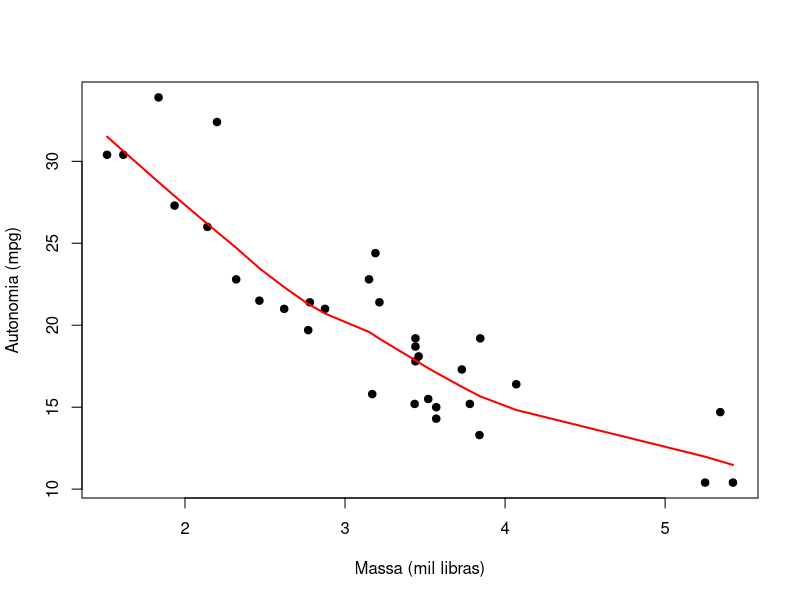

The R script that drew this image:
# Métricas de classificação e curva ROC ----

# Ajuste e resultados ----
set.seed(2026)
i <- sample.int(nrow(mtcars), 22)
ajuste <- glm(am ~ wt + hp, data = mtcars[i, ],
              family = binomial())
prob <- predict(ajuste, newdata = mtcars[-i, ], type = "response")
prev <- as.integer(prob >= 0.5)
tab <- table(real = factor(mtcars$am[-i], levels = 0:1),
             previsto = factor(prev, levels = 0:1))
print(tab)
print(sum(diag(tab)) / sum(tab))

# Visualização e diagnóstico ----
plot(mpg ~ wt, data = mtcars, pch = 19, xlab = "Massa (mil libras)", ylab = "Autonomia (mpg)")
lines(lowess(mtcars$wt, mtcars$mpg), col = "red", lwd = 2)
